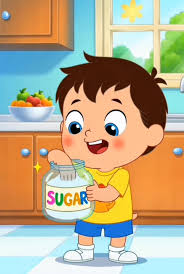
#> input picture images.jpg, 184 x 274 px
$ python flip.py
#> lines starting #> are read from the running program, lines starting #| are printed output that depends on the picture
import cv2

image = cv2.imread("images.jpg")
#> image is the input picture: shape (274, 184, 3); mean B, G, R 140.4, 170.7, 184.9

if image is not None:
    flipped = cv2.flip(image,1)
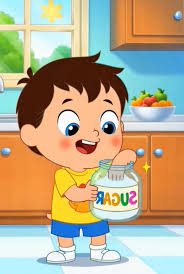
#> flipped: shape (274, 184, 3); mean B, G, R 140.4, 170.7, 184.9
    cv2.imshow("Flipped Image",flipped)
    cv2.waitKey(0)
    cv2.destroyAllWindows()
else:
    print("Error: Image not loaded")
